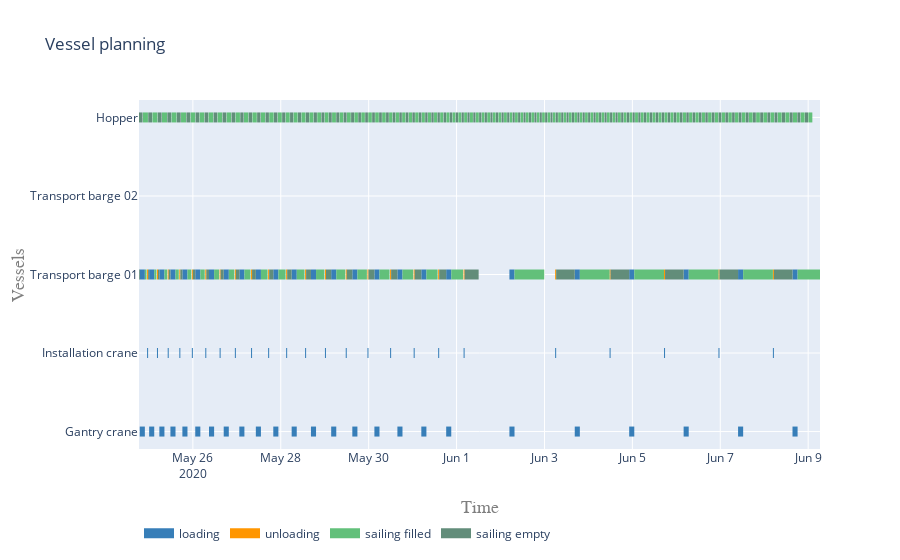

Write notebook code for a chart like this one.
### Markdown cell above
#### Vessel planning

### Code cell
vessels = [gantry_crane, 
           installation_crane, 
           transport_barge_01, 
           transport_barge_02, 
           hopper]

activities = ['loading', 'unloading', 'sailing filled', 'sailing empty', 'processing']
colors = {0:'rgb(55,126,184)', 1:'rgb(255,150,0)', 2:'rgb(98, 192, 122)', 3:'rgb(98, 141, 122)', 4:'rgb(110, 141, 122)'}

plot.vessel_planning(vessels, activities, colors)

### Figure 1 — Plotly figure (JSON) as saved in the notebook; plotly's stock layout.template omitted (floating-point values rounded to 4 significant figures; data arrays with more than 128 entries replaced by an {"elided": "..."} marker saying what was removed)
{"data": [{"connectgaps": false, "hoverinfo": "y+name", "line": {"color": "rgb(55,126,184)", "width": 10}, "mode": "lines", "name": "loading", "type": "scatter", "x": {"elided": "5000 str values"}, "y": {"elided": "5000 str values"}}, {"connectgaps": false, "hoverinfo": "y+name", "line": {"color": "rgb(255,150,0)", "width": 10}, "mode": "lines", "name": "unloading", "type": "scatter", "x": {"elided": "2000 str values"}, "y": {"elided": "2000 str values"}}, {"connectgaps": false, "hoverinfo": "y+name", "line": {"color": "rgb(98, 192, 122)", "width": 10}, "mode": "lines", "name": "sailing filled", "type": "scatter", "x": {"elided": "2000 str values"}, "y": {"elided": "2000 str values"}}, {"connectgaps": false, "hoverinfo": "y+name", "line": {"color": "rgb(98, 141, 122)", "width": 10}, "mode": "lines", "name": "sailing empty", "type": "scatter", "x": {"elided": "1990 str values"}, "y": {"elided": "1990 str values"}}, {"connectgaps": false, "hoverinfo": "y+name", "line": {"color": "rgb(110, 141, 122)", "width": 10}, "mode": "lines", "name": "processing", "type": "scatter", "x": [], "y": []}], "layout": {"hovermode": "closest", "legend": {"orientation": "h", "x": 0, "y": -0.2}, "title": {"text": "Vessel planning"}, "xaxis": {"range": ["2020-05-24T18:35:18.062643", "2020-06-09T06:27:27.630991"], "title": {"font": {"color": "#7f7f7f", "family": "Courier New, monospace", "size": 18}, "text": "Time"}}, "yaxis": {"title": {"font": {"color": "#7f7f7f", "family": "Courier New, monospace", "size": 18}, "text": "Vessels"}}}}
